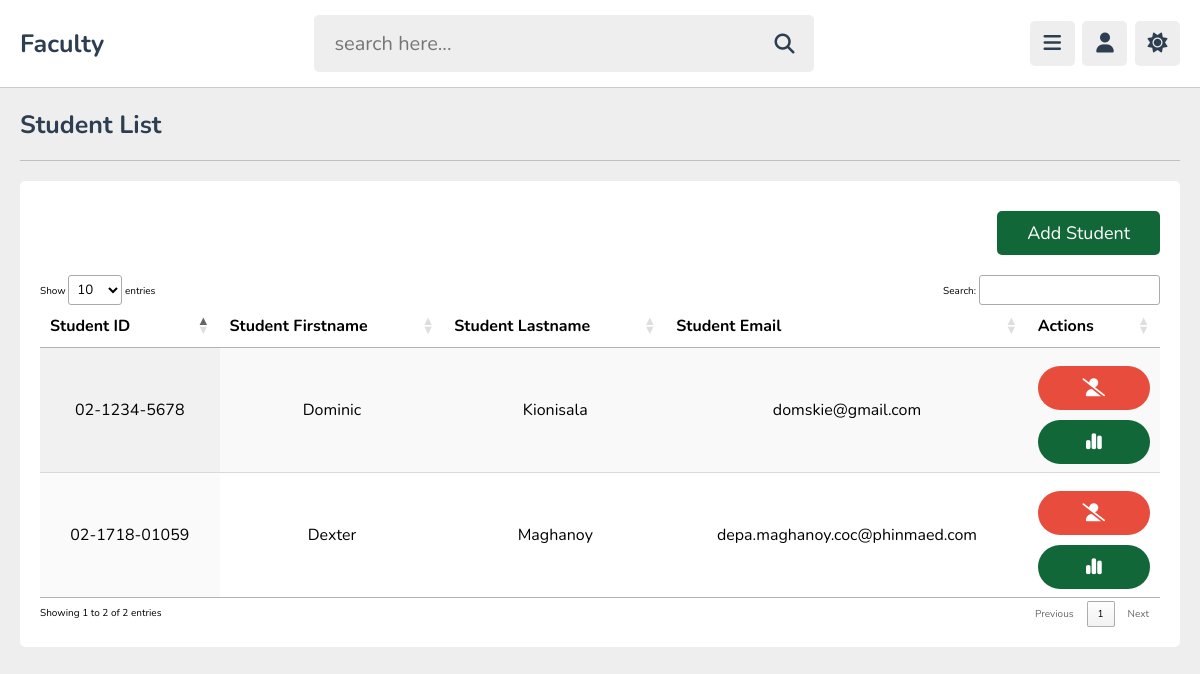
Screenshot of /teacher/studentview.php?section_id=CRIM-02A (signed in) with the database file from the repository.
### tables this page shows
CREATE TABLE `tbl_studentclasses` (
  `primaryID` int(11) NOT NULL,
  `section_name` varchar(50) NOT NULL,
  `student_id` varchar(50) NOT NULL
);

CREATE TABLE `tbl_students` (
  `id` varchar(50) NOT NULL,
  `firstname` varchar(50) NOT NULL,
  `lastname` varchar(50) NOT NULL,
  `gender` varchar(20) NOT NULL,
  `email` varchar(128) NOT NULL,
  `password` varchar(128) NOT NULL,
  `image` varchar(100) NOT NULL
);

### teacher/studentview.php (the view, shortened to what this page needs)
<?php
include '../includes/connection.php';
if (isset($_GET['section_id'])) {
    $section_id = $_GET['section_id'];
} else {
    $section_id = '';
    header('location:myclass.php');
}
$select_students = $conn->prepare("SELECT tbl_studentclasses.student_id, tbl_students.firstname, tbl_students.lastname, tbl_students.email, tbl_students.image
                                 FROM tbl_studentclasses
                                 INNER JOIN tbl_students ON tbl_studentclasses.student_id = tbl_students.id
                                 WHERE tbl_studentclasses.section_name = ?
                                 ");
$select_students->execute([$section_id]);
$students = $select_students->fetchAll(PDO::FETCH_ASSOC);
$studentsPerPage = 10;
$currentPage = isset($_GET['page']) ? max(1, intval($_GET['page'])) : 1;
$offset = ($currentPage - 1) * $studentsPerPage;
$currentPageStudents = array_slice($students, $offset, $studentsPerPage);
?>
<!DOCTYPE html>
<html lang="en" class='light'>
<head>
    <link rel="stylesheet" href="https://cdnjs.cloudflare.com/ajax/libs/font-awesome/6.4.2/css/all.min.css"
 />
    <link rel="stylesheet" href="https://cdn.datatables.net/1.13.7/css/jquery.dataTables.css" />
    <link rel="stylesheet" href="styles/datatable_responsive.css">
    <link rel="stylesheet" href="styles/main_style.css">
</head>
<body>
    <?php include '../includes/teacher_header.php'; ?>
    <section class="student_view">
        <h1 class="heading">Student List</h1>
        <div class="box-container">
            <div class="box">
                <button class="btn" style="width:auto; float: right; margin-bottom: 20px">Add Student</button>
                <table id="myTable" class="display" style="font-size: 16px;">
                    <thead>
                        <tr>
                            <th>Student ID</th>
                            <th>Student Firstname</th>
                            <th>Student Lastname</th>
                            <th>Student Email</th>
                            <th>Actions</th>
                        </tr>
                    </thead>
                    <tbody>
                        <?php foreach ($currentPageStudents as $student): ?>
                            <tr>
                                <td>
                                    <?= $student['student_id'] ?>
                                </td>
                                <td>
                                    <?= $student['firstname'] ?>
                                </td>
                                <td>
                                    <?= $student['lastname'] ?>
                                </td>
                                <td>
                                    <?= $student['email'] ?>
                                </td>
                                <td>
                                    <form method="post" onsubmit="return confirm('Remove this student?');">
                                        <button type="submit" class="delete-btn" style="border-radius: 5rem;">
                                            <i class="fa-solid fa-user-slash"></i>
                                        </button>
                                    </form>
                                    <a href="#" class="btn" style="border-radius: 5rem;">
                                        <i class="fa-solid fa-chart-simple"></i>
                                    </a>
                                </td>
                            </tr>
                        <?php endforeach; ?>
                    </tbody>
                </table>
            </div>
        </div>
    </section>
</body>
</html>

### teacher/styles/main_style.css (style rules this page uses)
:root { --main-color: #126738; --red: #e74c3c; --hover_button: #df2612; --oragen: #f39c12; --white: #fff; --black: #2c3e50; --light-color: #888; --light-bg: #eee; --border: .1rem solid rgba(0, 0, 0, .2); }
* { font-family: 'Nunito', sans-serif; margin: 0; padding: 0; box-sizing: border-box; outline: none; border: none; text-decoration: none; }
html { font-size: 62.5%; overflow-x: hidden; }
body { background-color: var(--light-bg); padding-left: 30rem; }
section { padding: 2rem; max-width: 1200px; margin: 0 auto; }
.btn, .option-btn, .delete-btn, .inline-btn, .inline-option-btn, .inline-delete-btn { border-radius: .5rem; padding: 1rem 3rem; font-size: 1.8rem; color: #fff; margin-top: 1rem; text-transform: capitalize; cursor: pointer; text-align: center; }
.btn, .option-btn, .delete-btn { display: block; width: 100%; }
.btn, .inline-btn { background-color: var(--main-color); }
.delete-btn, .inline-delete-btn { background-color: var(--red); }
.heading { padding-bottom: 1.8rem; border-bottom: var(--border); font-size: 2.5rem; color: var(--black); text-transform: capitalize; margin-bottom: 2rem; }
.student_view .box-container { display: grid; grid-template-columns: repeat(auto-fit, minmax(30rem, 1fr)); align-items: flex-start; justify-content: center; gap: 1.5rem; }
.student_view .box-container .box { padding: 2rem; border-radius: .5rem; background-color: var(--white); text-align: center; }
@media (max-width:1200px) { body { padding-left: 0; } }

### rows the page displays
tbl_studentclasses: student "02-1234-5678", student.firstname "Dominic", student.lastname "Kionisala", student.email "domskie@gmail.com"
tbl_studentclasses: student "02-1718-01059", student.firstname "Dexter", student.lastname "Maghanoy", student.email "depa.maghanoy.coc@phinmaed.com"
